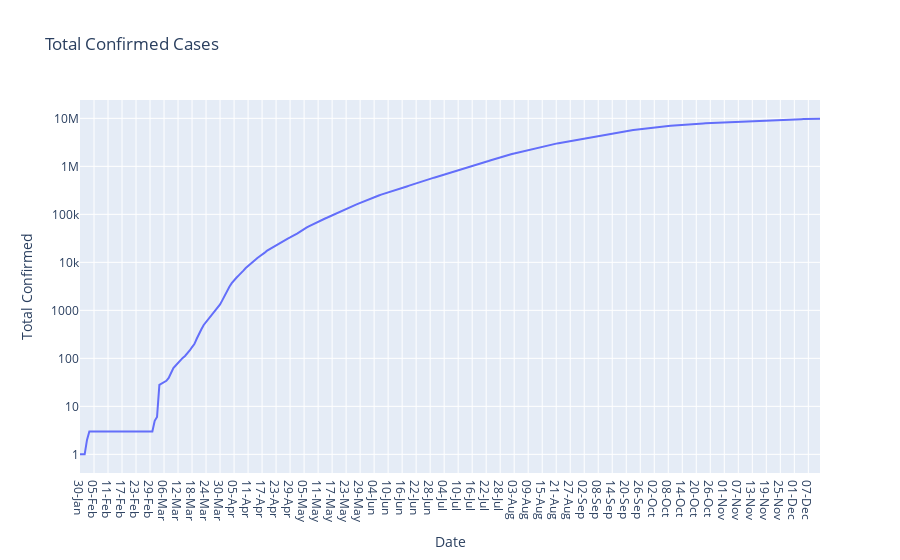

Notebook cell for this chart:
### Code cell
# data = [go.Scatter(
#           x=india.Date,
#           y=india['Total Confirmed'])]
# fig=go.Figure(data)
# fig.show()
px.line(india,x='Date',y='Total Confirmed',title='Total Confirmed Cases',
      log_y=True)

### Figure 1 — Plotly figure (JSON) as saved in the notebook; plotly's stock layout.template omitted (floating-point values rounded to 4 significant figures; data arrays with more than 128 entries replaced by an {"elided": "..."} marker saying what was removed)
{"data": [{"hovertemplate": "Date=%{x}<br>Total Confirmed=%{y}<extra></extra>", "legendgroup": "", "line": {"color": "#636efa", "dash": "solid"}, "mode": "lines", "name": "", "orientation": "v", "showlegend": false, "type": "scatter", "x": {"elided": "318 str values"}, "xaxis": "x", "y": {"elided": "318 int values"}, "yaxis": "y"}], "layout": {"legend": {"tracegroupgap": 0}, "title": {"text": "Total Confirmed Cases"}, "xaxis": {"anchor": "y", "domain": [0, 1], "title": {"text": "Date"}}, "yaxis": {"anchor": "x", "domain": [0, 1], "title": {"text": "Total Confirmed"}, "type": "log"}}}
